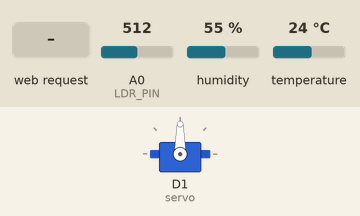
Bench run of a sketch on a simulated ESP8266 (NodeMCU). Shown: servo. The inputs (shaded band) are chosen by the test bench; at power-on: A0 (LDR_PIN) = 512, humidity 55 %, temperature 24 °C. WiFi joins after 1.5 s; servers stay silent unless stated; what the sketch prints to the serial monitor is not drawn.

Above: at 3.2 s.
3.3 s: HTTP request GET /startServo received
At 4.6 s:
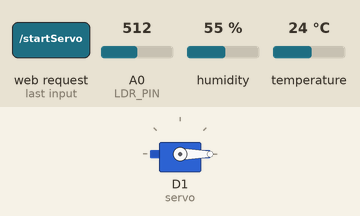
At 5.9 s:
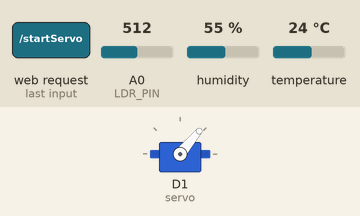
10.7 s: HTTP request GET /stopServo received
At 11.5 s:
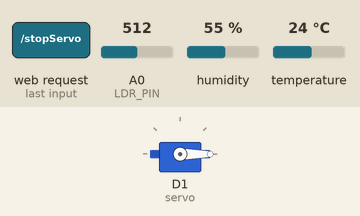
Timing chart, 0 to 13.7 s (numbered marks = the images above; inputs shaded):
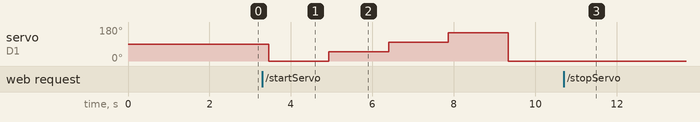

Measured:
- after the input at 3.3 s, servo on D1 (servo): 90° → 0° after 0.16 s, → 50° 1.5 s later, → 100° 1.5 s later, → 150° 1.5 s later, … (5 changes in this stretch)
- after the input at 10.7 s, servo on D1 (servo): stops changing and stays 0°

The sketch:

arduino.ino
```cpp
#include <ESP8266WiFi.h>
#include <ESP8266WebServer.h>
#include <Servo.h>
#include <FirebaseESP8266.h>
#include <DHT.h>

const char* ssid = "ooredoo_C22830";
const char* password = "33NCCRHPE93RE";
#define FIREBASE_HOST "plante-9ebda-default-rtdb.firebaseio.com/" // Adresse de votre projet Firebase
#define FIREBASE_AUTH "MtqnzxiOrLCwgq7lyjDRZC2LOAC6gPYiLBWojbzW" // Clé d'authentification de votre projet Firebase
#define WIFI_SSID "ooredoo_C22830"
#define WIFI_PASSWORD "33NCCRHPE93RE"
#define DHT_PIN D3
#define LDR_PIN A0

Servo servo;
bool servoEnMarche = false;
int servoPosition = 0;

ESP8266WebServer server(80);
FirebaseData firebaseData;
DHT dht(DHT_PIN, DHT22);

void setup() {
  Serial.begin(115200);

  servo.attach(D1); // Connectez le signal du servo à la broche D1 de l'ESP8266
  dht.begin();

  WiFi.begin(ssid, password);
  while (WiFi.status() != WL_CONNECTED) {
    delay(1000);
    Serial.println("Connexion au WiFi en cours...");
  }
  Serial.println("Connecté au réseau WiFi !");
  Serial.print("Adresse IP: ");
  Serial.println(WiFi.localIP());

  server.on("/startServo", HTTP_GET, [](){
    startServo();
    server.send(200, "text/plain", "Servomoteur démarré");
  });

  server.on("/stopServo", HTTP_GET, [](){
    stopServo();
    server.send(200, "text/plain", "Servomoteur arrêté");
  });

  server.begin();
  Serial.println("Serveur démarré !");

  Firebase.begin(FIREBASE_HOST, FIREBASE_AUTH);
}

void loop() {
  server.handleClient();
  if (servoEnMarche) {
    servo.write(servoPosition);
    delay(15);
    servoPosition += 50;
    if (servoPosition > 180) {
      servoPosition = 0;
    }
  }

  float temperature = dht.readTemperature();
  float humidity = dht.readHumidity();
  int lightIntensity = analogRead(LDR_PIN);

  Firebase.setFloat(firebaseData, "temperature", temperature);
  Firebase.setFloat(firebaseData, "humidite du sol", humidity);
  Firebase.setInt(firebaseData, "luminosite", lightIntensity);

  delay(1000);
}

void startServo() {
  servoEnMarche = true;
  servoPosition = 0;
}

void stopServo() {
  servoEnMarche = false;
}
```
